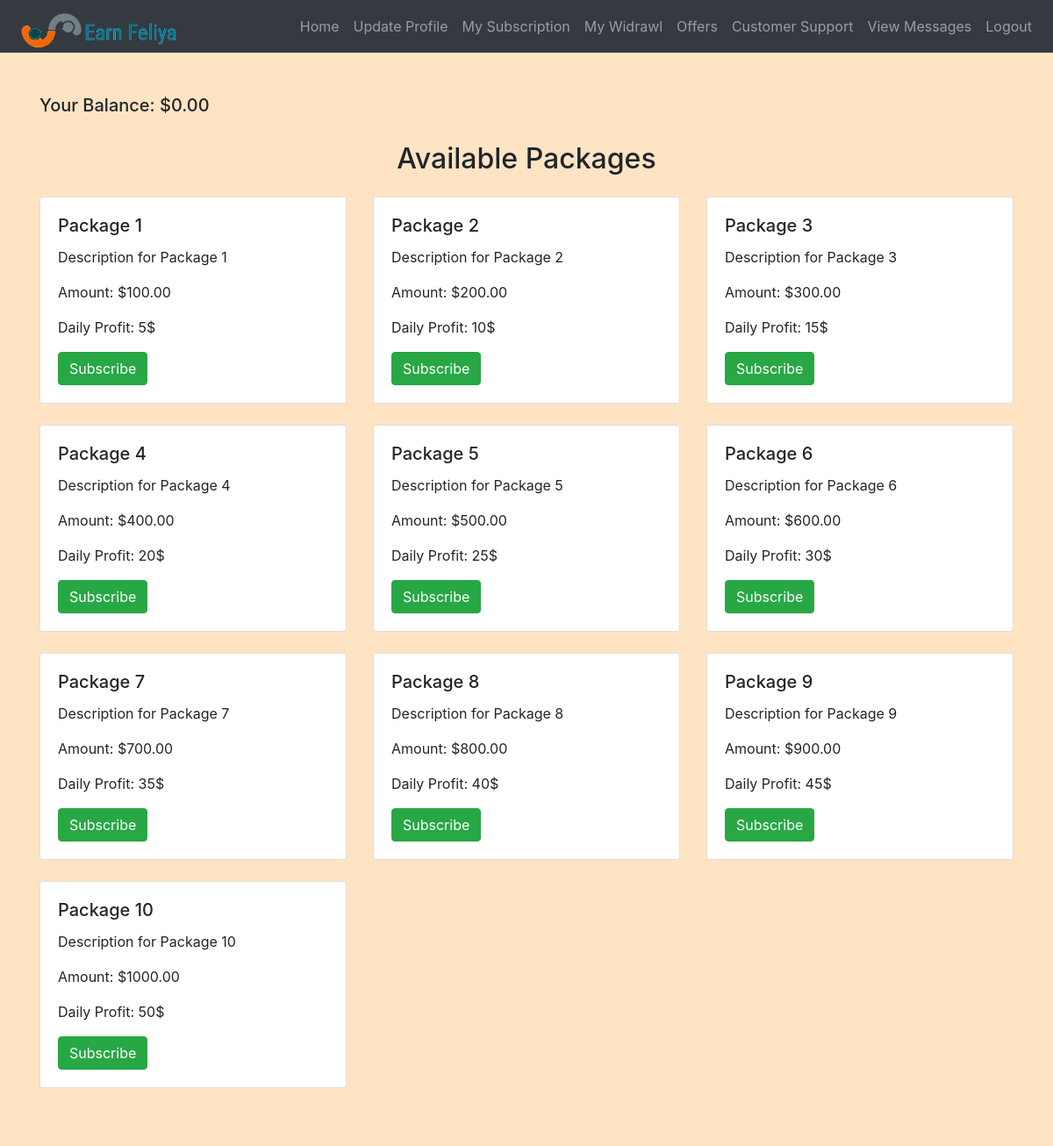
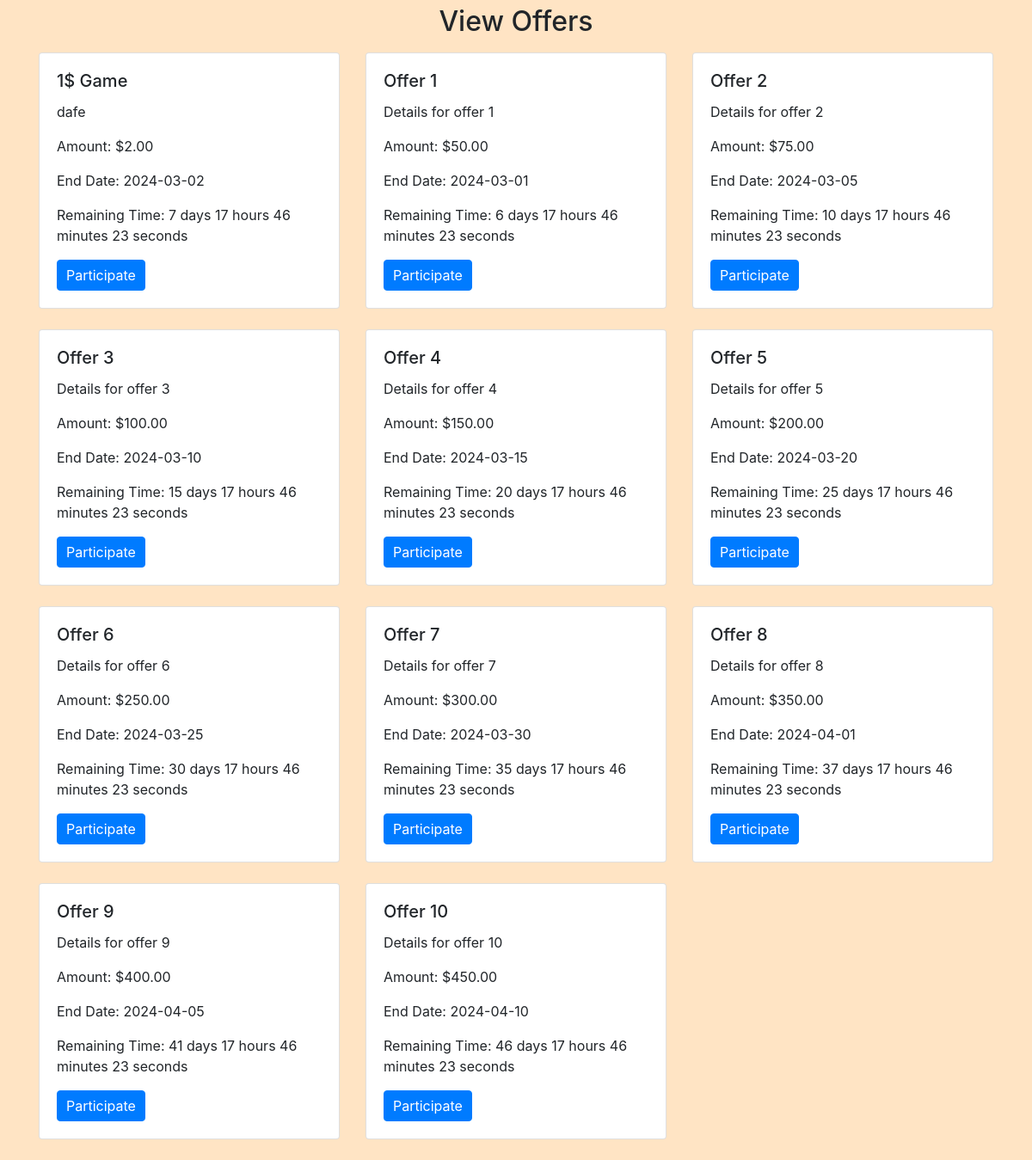
The page /user/home.php (signed in) on the database its author committed (2 pictures, top to bottom).
### tables this page shows
CREATE TABLE `packages` (
  `package_id` int(11) NOT NULL,
  `title` varchar(100) NOT NULL,
  `amount` decimal(10,2) NOT NULL,
  `description` text DEFAULT NULL,
  `daily_profit` int(11) DEFAULT NULL
);

CREATE TABLE `offers` (
  `id` int(11) NOT NULL,
  `offer_name` varchar(255) NOT NULL,
  `details` text NOT NULL,
  `amount` decimal(10,2) NOT NULL,
  `end_date` date NOT NULL
);

### user/home.php (the view, shortened to what this page needs)
<?php
include('config.php');
$user_id = $_SESSION["id"];
$sql_balance = "SELECT balance FROM users WHERE id = ?";
$stmt_balance = mysqli_prepare($conn, $sql_balance);
mysqli_stmt_bind_param($stmt_balance, "i", $user_id);
mysqli_stmt_execute($stmt_balance);
mysqli_stmt_bind_result($stmt_balance, $balance);
$sql = "SELECT p.*, s.subscription_id, s.status AS subscription_status
        FROM packages p
        LEFT JOIN subscriptions s ON p.package_id = s.package_id AND s.user_id = ?
        ORDER BY p.package_id ASC";
$stmt = mysqli_prepare($conn, $sql);
mysqli_stmt_bind_param($stmt, "i", $user_id);
mysqli_stmt_execute($stmt);
$result = mysqli_stmt_get_result($stmt);
?>
<!DOCTYPE html>
<html>
<head>
    <link rel="stylesheet" href="https://maxcdn.bootstrapcdn.com/bootstrap/4.5.2/css/bootstrap.min.css">
    <link rel="stylesheet" href="./css/style.css">
</head>
<body>
<?php include('navbar.php'); ?>
<div class="container mt-5">
    <div class="mt-3">
        <h5>Your Balance: $<?php echo $balance; ?></h5>
    </div>
    <h2 class="mb-4">Available Packages</h2>
    <div class="row">
        <?php while ($row = mysqli_fetch_assoc($result)) : ?>
            <div class="col-md-4 mb-4">
                <div class="card">
                    <div class="card-body">
                        <h5 class="card-title"><?php echo $row['title']; ?></h5>
                        <p class="card-text"><?php echo $row['description']; ?></p>
                        <p class="card-text">Amount: $<?php echo $row['amount']; ?></p>
                        <p class="card-text">Daily Profit: <?php echo $row['daily_profit']; ?>$</p>
                        <?php if ($row['subscription_id'] && $row['subscription_status'] === 'completed') : ?>
                            <a href="subscription_details.php?subscription_id=<?php echo $row['subscription_id']; ?>" class="btn btn-primary">View Details</a>
                        <?php elseif (!$row['subscription_id']) : ?>
                            <a href="subscribe.php?package_id=<?php echo $row['package_id']; ?>" class="btn btn-success">Subscribe</a>
                        <?php else : ?>
                            <button class="btn btn-primary" disabled>View Details</button>
                        <?php endif; ?>
                    </div>
                </div>
            </div>
        <?php endwhile; ?>
    </div>
</div>
<div class="container mt-5">
    <h2 class="mb-3">View Offers</h2>
    <div class="row">
        <?php
        $sql = "SELECT * FROM offers";
        $result = mysqli_query($conn, $sql);
        if (mysqli_num_rows($result) > 0) {
            while ($row = mysqli_fetch_assoc($result)) {
                $current_date = new DateTime();
                $end_date = new DateTime($row['end_date']);
                $interval = $current_date->diff($end_date);
                $remaining_time = $interval->format('%a days %h hours %i minutes %s seconds');
                $offer_id = $row['id'];
                $sql_participation = "SELECT * FROM participants WHERE user_id = ? AND offer_id = ?";
                $stmt_participation = mysqli_prepare($conn, $sql_participation);
                mysqli_stmt_bind_param($stmt_participation, "ii", $user_id, $offer_id);
                mysqli_stmt_execute($stmt_participation);
                $participation_result = mysqli_stmt_get_result($stmt_participation);
                if (mysqli_num_rows($participation_result) > 0) {
                    $participation_row = mysqli_fetch_assoc($participation_result);
                    echo "<div class='col-md-4'>";
                    echo "<div class='card mb-4'>";
                    echo "<div class='card-body'>";
                    echo "<h5 class='card-title'>" . $row['offer_name'] . "</h5>";
                    echo "<p class='card-text'>" . $row['details'] . "</p>";
                    echo "<p class='card-text'>Amount: $" . $row['amount'] . "</p>";
                    echo "<p class='card-text'>End Date: " . $row['end_date'] . "</p>";
                    $winner_id = $participation_row['user_id'];
                    $sql_winner = "SELECT username FROM users WHERE id = ?";
                    $stmt_winner = mysqli_prepare($conn, $sql_winner);
                    mysqli_stmt_bind_param($stmt_winner, "i", $winner_id);
                    mysqli_stmt_execute($stmt_winner);
                    mysqli_stmt_bind_result($stmt_winner, $winner_username);
                    mysqli_stmt_fetch($stmt_winner);
                    mysqli_stmt_close($stmt_winner);
                    if ($participation_row['is_winner']) {
                        echo "<p class='card-text'>Winner: " . $winner_username . "</p>";
                    } else {
                        echo "<p class='card-text'>Status: Wait for results</p>";
                    }
                    echo "</div>";
                    echo "</div>";
                    echo "</div>";
                } else {
                    echo "<div class='col-md-4'>";
                    echo "<div class='card mb-4'>";
                    echo "<div class='card-body'>";
                    echo "<h5 class='card-title'>" . $row['offer_name'] . "</h5>";
                    echo "<p class='card-text'>" . $row['details'] . "</p>";
                    echo "<p class='card-text'>Amount: $" . $row['amount'] . "</p>";
                    echo "<p class='card-text'>End Date: " . $row['end_date'] . "</p>";
                    echo "<p class='card-text'>Remaining Time: <span id='timer_" . $offer_id . "'>" . $remaining_time . "</span></p>";
                    echo "<form method='post' action='participate.php'>";
                    echo "<button type='submit' class='btn btn-primary'>Participate</button>";
                    echo "</form>";
                    echo "</div>";
                    echo "</div>";
                    echo "</div>";
                }
            }
        } else {
            echo "<p>No offers found</p>";
        }
        ?>
    </div>
</div>
</body>
</html>

### user/css/style.css (style rules this page uses)
body { background-color: bisque; }
h1, h2, h3, h4 { text-align: center; margin-top: 30px; margin-bottom: 30px; }
.btn-primary { padding: 5px 10px; }

### rows shown on the page
packages: title "Package 1", description "Description for Package 1", amount "100.00", daily_profit "5"
packages: title "Package 2", description "Description for Package 2", amount "200.00", daily_profit "10"
packages: title "Package 3", description "Description for Package 3", amount "300.00", daily_profit "15"
packages: title "Package 4", description "Description for Package 4", amount "400.00", daily_profit "20"
packages: title "Package 5", description "Description for Package 5", amount "500.00", daily_profit "25"
packages: title "Package 6", description "Description for Package 6", amount "600.00", daily_profit "30"
packages: title "Package 7", description "Description for Package 7", amount "700.00", daily_profit "35"
packages: title "Package 8", description "Description for Package 8", amount "800.00", daily_profit "40"
packages: title "Package 9", description "Description for Package 9", amount "900.00", daily_profit "45"
packages: title "Package 10", description "Description for Package 10", amount "1000.00", daily_profit "50"
offers: offer_name "1$ Game", details "dafe", amount "2.00", end_date "2024-03-02"
offers: offer_name "Offer 1", details "Details for offer 1", amount "50.00", end_date "2024-03-01"
offers: offer_name "Offer 2", details "Details for offer 2", amount "75.00", end_date "2024-03-05"
offers: offer_name "Offer 3", details "Details for offer 3", amount "100.00", end_date "2024-03-10"
offers: offer_name "Offer 4", details "Details for offer 4", amount "150.00", end_date "2024-03-15"
offers: offer_name "Offer 5", details "Details for offer 5", amount "200.00", end_date "2024-03-20"
offers: offer_name "Offer 6", details "Details for offer 6", amount "250.00", end_date "2024-03-25"
offers: offer_name "Offer 7", details "Details for offer 7", amount "300.00", end_date "2024-03-30"
offers: offer_name "Offer 8", details "Details for offer 8", amount "350.00", end_date "2024-04-01"
offers: offer_name "Offer 9", details "Details for offer 9", amount "400.00", end_date "2024-04-05"
offers: offer_name "Offer 10", details "Details for offer 10", amount "450.00", end_date "2024-04-10"

### other values the page prints
$balance "0.00"
